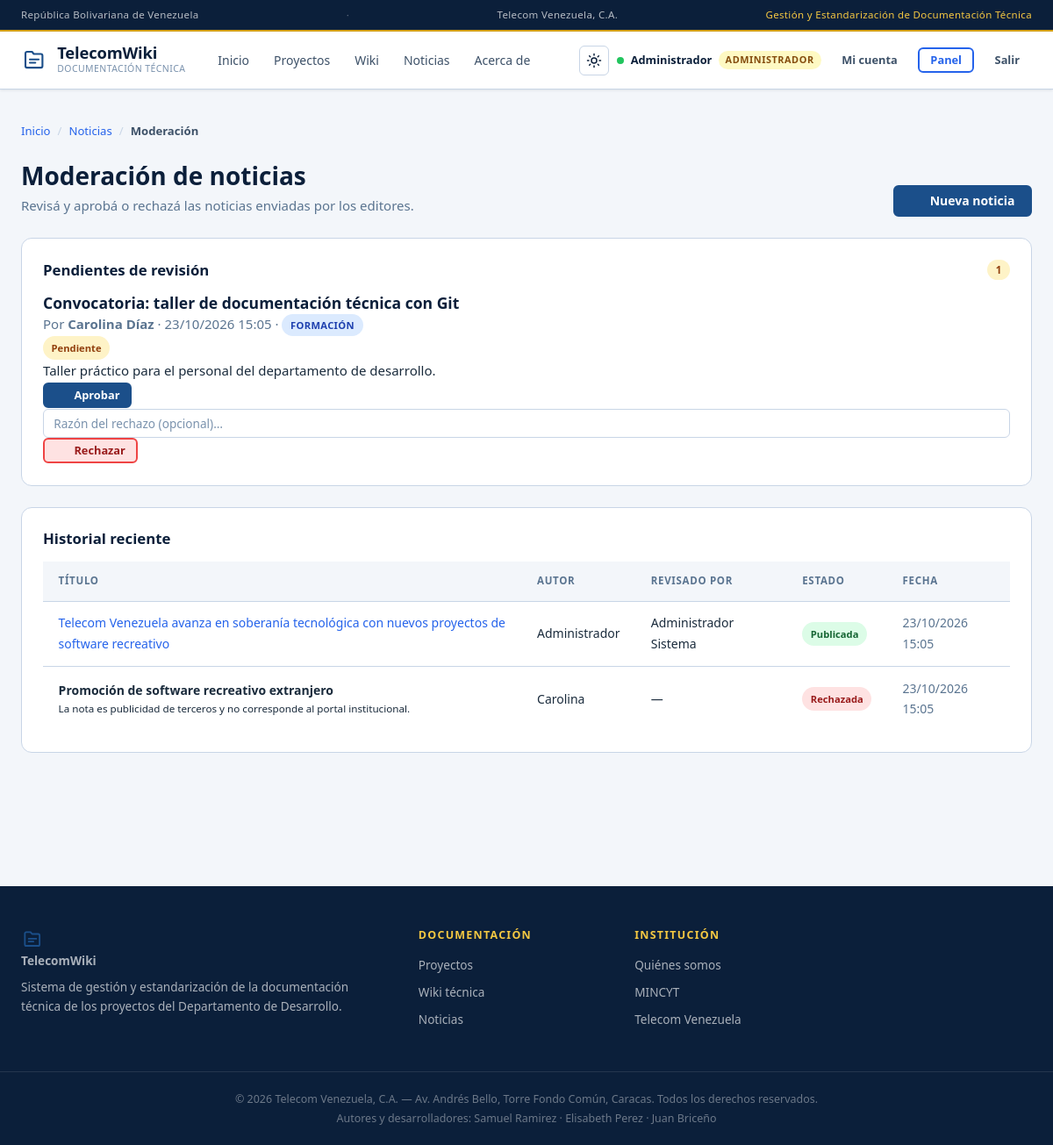
The app's page /frontend/noticias_moderar.php (signed in) with its own data.
### tables this page shows
CREATE TABLE `usuarios` (
    `id`            INT UNSIGNED NOT NULL AUTO_INCREMENT,
    `nombre`        VARCHAR(100)  NOT NULL,
    `apellido`      VARCHAR(100)  NOT NULL,
    `usuario`       VARCHAR(50)   NOT NULL,
    `email`         VARCHAR(150)  NOT NULL,
    `password`      VARCHAR(255)  NOT NULL,
    `rol`           ENUM('lector','editor','supervisor','admin') NOT NULL DEFAULT 'lector',
    `activo`        TINYINT(1)    NOT NULL DEFAULT 1,
    `ultimo_acceso` DATETIME      NULL DEFAULT NULL,
    `creado_en`     DATETIME      NOT NULL DEFAULT CURRENT_TIMESTAMP,
    PRIMARY KEY (`id`),
    UNIQUE KEY `uq_usuarios_usuario` (`usuario`),
    UNIQUE KEY `uq_usuarios_email`   (`email`),
    KEY `idx_usuarios_rol_activo` (`rol`,`activo`)
);

CREATE TABLE `noticias` (
    `id`                INT UNSIGNED NOT NULL AUTO_INCREMENT,
    `titulo`            VARCHAR(300)  NOT NULL,
    `slug`              VARCHAR(320)  NOT NULL,
    `resumen`           VARCHAR(600)  NULL,
    `contenido`         LONGTEXT      NULL,
    `categoria`         VARCHAR(100)  NULL,
    `autor_id`          INT UNSIGNED  NULL,
    `estado`            ENUM('borrador','pendiente','publicada','rechazada') NOT NULL DEFAULT 'pendiente',
    `destacada`         TINYINT(1)    NOT NULL DEFAULT 0,
    `aprobado_por`      INT UNSIGNED  NULL,
    `fecha_publicacion` DATETIME      NULL,
    `razon_rechazo`     TEXT          NULL,
    `creado_en`         DATETIME      NOT NULL DEFAULT CURRENT_TIMESTAMP,
    PRIMARY KEY (`id`),
    UNIQUE KEY `uq_noticias_slug` (`slug`),
    KEY `idx_noticias_estado` (`estado`,`destacada`),
    KEY `idx_noticias_autor`  (`autor_id`),
    KEY `idx_noticias_fecha`  (`fecha_publicacion`),
    KEY `idx_noticias_creado` (`creado_en`),
    CONSTRAINT `fk_noticias_autor`     FOREIGN KEY (`autor_id`)     REFERENCES `usuarios`(`id`) ON DELETE SET NULL,
    CONSTRAINT `fk_noticias_aprobador` FOREIGN KEY (`aprobado_por`) REFERENCES `usuarios`(`id`) ON DELETE SET NULL
);

### frontend/noticias_moderar.php (the view, shortened to what the rows shown need)
<?php
requireLogin();
$pendientes = getDB()->query(
    "SELECT n.id, n.titulo, n.slug, n.resumen, n.categoria, n.creado_en,
            u.nombre AS autor_nombre, u.apellido AS autor_apellido
       FROM noticias n
  LEFT JOIN usuarios u ON u.id = n.autor_id
      WHERE n.estado = 'pendiente'
   ORDER BY n.creado_en ASC"
)->fetchAll();
$historial = getDB()->query(
    "SELECT n.id, n.titulo, n.slug, n.estado, n.razon_rechazo,
            n.fecha_publicacion, n.creado_en,
            a.nombre AS autor_nombre,
            r.nombre AS revisor_nombre, r.apellido AS revisor_apellido
       FROM noticias n
  LEFT JOIN usuarios a ON a.id = n.autor_id
  LEFT JOIN usuarios r ON r.id = n.aprobado_por
      WHERE n.estado IN ('publicada','rechazada')
   ORDER BY n.fecha_publicacion DESC, n.creado_en DESC
      LIMIT 10"
)->fetchAll();
abrirPagina();
?>
<div class="container">
    <div class="seccion-cabecera">
        <div>
            <h1>Moderación de noticias</h1>
        </div>
        <?php if (puede('noticia.crear')): ?>
                <?= icono('plus', 16) ?> Nueva noticia
        <?php endif; ?>
    </div>
    <section class="panel">
        <header class="panel__cabecera">
            <h2 class="panel__titulo">Pendientes de revisión</h2>
        </header>
        <?php if (!$pendientes): ?>
            <p class="vacio">No hay noticias pendientes por revisar.</p>
        <?php else: ?>
            <ul class="lista-moderacion">
                <?php foreach ($pendientes as $n): ?>
                <li class="tarjeta-moderacion">
                    <div class="tarjeta-moderacion__cabecera">
                        <div>
                            <h3><?= e($n['titulo']) ?></h3>
                            <p class="muted">
                                Por <strong><?= e(trim(($n['autor_nombre'] ?? '') . ' ' . ($n['autor_apellido'] ?? ''))) ?: 'Desconocido' ?></strong>
                                · <?= e(fecha($n['creado_en'], 'd/m/Y H:i')) ?>
                                <?php if ($n['categoria']): ?>
                                    · <span class="chip chip--cat"><?= e($n['categoria']) ?></span>
                                <?php endif; ?>
                            </p>
                        </div>
                        <?= badgeEstado('pendiente') ?>
                    </div>
                    <?php if ($n['resumen']): ?>
                        <p class="tarjeta-moderacion__resumen"><?= e($n['resumen']) ?></p>
                    <?php endif; ?>
                    <div class="tarjeta-moderacion__acciones">
                        <form method="post" action="<?= e(url('noticias_moderar.php')) ?>"
                              data-confirm-submit="¿Aprobar y publicar esta noticia?">
                            <button class="btn btn-primary btn-sm" type="submit">
                                <?= icono('check', 15) ?> Aprobar
                            </button>
                        </form>
                        <form method="post" action="<?= e(url('noticias_moderar.php')) ?>"
                              class="formulario-rechazo"
                              data-confirm-submit="¿Rechazar esta noticia?">
                            <input class="form-control form-control--sm" id="razon_<?= (int) $n['id'] ?>"
                                   type="text" name="razon_rechazo" maxlength="500"
                                   placeholder="Razón del rechazo (opcional)…">
                            <button class="btn btn-danger btn-sm" type="submit">
                                <?= icono('close', 15) ?> Rechazar
                            </button>
                        </form>
                    </div>
                </li>
                <?php endforeach; ?>
            </ul>
        <?php endif; ?>
    </section>
    <section class="panel">
        <header class="panel__cabecera">
            <h2 class="panel__titulo">Historial reciente</h2>
        </header>
        <?php if (!$historial): ?>
            <p class="vacio">Todavía no hay noticias revisadas.</p>
        <?php else: ?>
            <div class="tabla-envoltura">
                <table class="tabla-datos">
                    <thead>
                        <tr>
                            <th scope="col">Título</th>
                            <th scope="col">Autor</th>
                            <th scope="col">Revisado por</th>
                            <th scope="col">Estado</th>
                            <th scope="col">Fecha</th>
                        </tr>
                    </thead>
                    <tbody>
                        <?php foreach ($historial as $h): ?>
                        <tr>
                            <td>
                                <?php if ($h['estado'] === 'publicada'): ?>
                                    <a href="<?= e(url('noticia.php?slug=' . urlencode($h['slug']))) ?>">
                                        <?= e($h['titulo']) ?>
                                    </a>
                                <?php else: ?>
                                    <strong><?= e($h['titulo']) ?></strong>
                                <?php endif; ?>
                                <?php if ($h['razon_rechazo']): ?>
                                    <small class="bloque">
                                        <?= e($h['razon_rechazo']) ?>
                                    </small>
                                <?php endif; ?>
                            </td>
                            <td><?= e(trim(($h['autor_nombre'] ?? '') . ' ' . ($h['autor_apellido'] ?? ''))) ?: '—' ?></td>
                            <td><?= e(trim(($h['revisor_nombre'] ?? '') . ' ' . ($h['revisor_apellido'] ?? ''))) ?: '—' ?></td>
                            <td><?= badgeEstado($h['estado']) ?></td>
                            <td class="muted"><?= $h['fecha_publicacion']
                                ? e(fecha($h['fecha_publicacion'], 'd/m/Y H:i'))
                                : e(fecha($h['creado_en'], 'd/m/Y H:i')) ?></td>
                        </tr>
                        <?php endforeach; ?>
                    </tbody>
                </table>
            </div>
        <?php endif; ?>
    </section>
</div>

### frontend/partials/header.php (shortened to what the rows shown need)
<?php
$usuario    = currentUser();
?>
<!DOCTYPE html>
<html lang="es">
<head>
    <link rel="stylesheet" href="<?= e(url('css/base.css')) ?>">
    <link rel="stylesheet" href="<?= e(url('css/layout.css')) ?>">
    <link rel="stylesheet" href="<?= e(url('css/components.css')) ?>">
    <link rel="stylesheet" href="<?= e(url('css/pages.css')) ?>">
</head>
<body>
<header class="site-header">
    <div class="site-header__inner container">
        <div class="site-header__actions">
<?php if ($usuario === null): ?>
            <a class="btn btn-outline btn-sm" href="<?= e(url('login.php')) ?>">
                <svg width="16" height="16" viewBox="0 0 20 20" fill="currentColor" aria-hidden="true">
                    <path d="M8 4H5a1 1 0 0 0-1 1v10a1 1 0 0 0 1 1h3M12 7l3 3-3 3M15 10H8"/>
                </svg>
                Iniciar sesión
            </a>
<?php else: ?>
            <span class="user-badge">
                <span class="user-dot" aria-hidden="true"></span>
                <span class="user-badge__nombre"><?= e($usuario['nombre']) ?></span>
                <?= badgeRol($usuario['rol']) ?>
            </span>
            <a class="btn btn-ghost btn-sm" href="<?= e(url('cuenta.php')) ?>">
                Mi cuenta
            </a>
            <?php if (puede('panel.acceder')): ?>
                <a class="btn btn-outline btn-sm" href="<?= e(url('admin/index.php')) ?>">Panel</a>
            <?php endif; ?>
            <form class="form-salir" method="post" action="<?= e(url('logout.php')) ?>">
                <button class="btn btn-ghost btn-sm" type="submit">Salir</button>
            </form>
<?php endif; ?>
        </div>
    </div>
</header>
<main id="contenido" class="main-content">

### backend/lib/render.php (shortened to what the rows shown need)
<?php
function badgeEstado(string $estado): string {
    return '<span class="status-badge status-' . e($estado) . '">'
         . e(etiquetaEstado($estado)) . '</span>';
}
function badgeRol(string $rol): string {
    return '<span class="role-tag role-' . e($rol) . '">' . e(etiquetaRol($rol)) . '</span>';
}

### backend/lib/helpers.php (shortened to what the rows shown need)
<?php
function e(?string $s): string {
    return htmlspecialchars($s ?? '', ENT_QUOTES | ENT_SUBSTITUTE, 'UTF-8');
}
function url(string $ruta = ''): string {
    return SITE_URL . '/' . ltrim($ruta, '/');
}
function fecha(?string $fecha, string $formato = 'd/m/Y'): string {
    $ts = strtotime($fecha);
    return $ts ? date($formato, $ts) : '—';
}
function etiquetaEstado(string $estado): string {
    $mapa = [
        'activo'      => 'Activo',
        'en_desarrollo' => 'En desarrollo',
        'pausado'     => 'Pausado',
        'archivado'   => 'Archivado',
        'borrador'    => 'Borrador',
        'pendiente'   => 'Pendiente',
        'publicada'   => 'Publicada',
        'rechazada'   => 'Rechazada',
    ];
    return $mapa[$estado] ?? ucfirst(str_replace('_', ' ', $estado));
}
function etiquetaRol(string $rol): string {
    $mapa = ['lector' => 'Lector', 'editor' => 'Editor',
             'supervisor' => 'Supervisor', 'admin' => 'Administrador'];
    return $mapa[$rol] ?? ucfirst($rol);
}
function icono(string $nombre, int $size = 18): string {
    $d = $paths[$nombre] ?? $paths['folder'];
    return '<svg class="icon" width="' . $size . '" height="' . $size
         . '" viewBox="0 0 20 20" fill="currentColor" aria-hidden="true" focusable="false">'
         . $d . '</svg>';
}

### records on screen
usuarios: nombre "Administrador", rol "ADMINISTRADOR"
noticias: titulo "Convocatoria: taller de documentación técnica con Git", autor.apellido "Carolina Díaz", creado_en "23/10/2026 15:05", categoria "FORMACIÓN", resumen "Taller práctico para el personal del departamento de desarrollo."
noticias: titulo "Telecom Venezuela avanza en soberanía tecnológica con nuevos proyectos de software recreativo", aprobado_por.nombre "Administrador", aprobado_por.apellido "Administrador Sistema", estado "Publicada", fecha_publicacion "23/10/2026 15:05"
noticias: titulo "Promoción de software recreativo extranjero", razon_rechazo "La nota es publicidad de terceros y no corresponde al portal institucional.", autor.nombre "Carolina", revisor_apellido "—", estado "Rechazada", creado_en "23/10/2026 15:05"

### other values on screen
SITE_TAGLINE "Gestión y Estandarización de Documentación Técnica"
SITE_NAME "TelecomWiki"
$texto "Inicio"
$texto "Proyectos"
$texto "Wiki"
$texto "Noticias"
$texto "Acerca de"
$nombre "Inicio"
$nombre "Noticias"
$nombre "Moderación"
count($pendientes) "1"
SITE_AUTORES "Samuel Ramirez · Elisabeth Perez · Juan Briceño"
